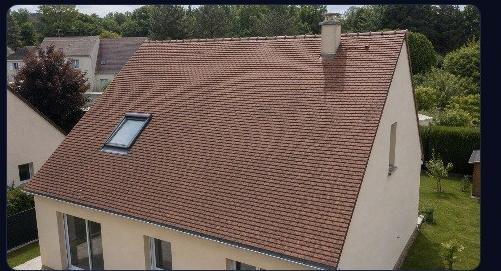
#> input picture sample_roof.jpg, 501 x 271 px
$ python probe_roof.py
#> lines starting #> are read from the running program, lines starting #| are printed output that depends on the picture
import numpy as np
from PIL import Image
img = np.array(Image.open('sample_roof.jpg').convert('RGB')).astype(int)
h, w, _ = img.shape
#> h = 271; w = 501
print("size", w, h)
#| size 501 271

def stats(y0, y1, x0, x1, label):
#> called with y0 = 0, y1 = 60, x0 = 60, x1 = 440, label = 'top-band'
    reg = img[y0:y1, x0:x1].reshape(-1, 3)
    print(f"{label}: mean RGB={reg.mean(axis=0).round(0)}, std={reg.std(axis=0).round(0)}")
#| top-band: mean RGB=[89. 84. 77.], std=[55. 48. 48.]

stats(0, 60, 60, 440, "top-band")
stats(90, 150, 60, 440, "mid-band")
#| mid-band: mean RGB=[121.  99.  90.], std=[44. 43. 44.]
stats(200, 260, 60, 440, "bottom-band")
#| bottom-band: mean RGB=[125. 108.  94.], std=[40. 40. 41.]

def skyfrac(y0, y1):
    reg = img[y0:y1]
    b = reg[:, :, 2].astype(int)
    r = reg[:, :, 0].astype(int)
    g = reg[:, :, 1].astype(int)
    blue = (b > r + 15) & (b > g + 10)
    return blue.mean()

for y in range(0, h - 20, 40):
    print("skyfrac row", y, round(float(skyfrac(y, y + 40)), 3))
#> this loop made 7 passes
#> pass 1, in skyfrac, `reg = img[y0:y1]`:
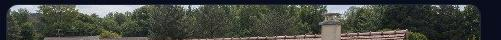
#> reg: shape (40, 501, 3) int64; mean R, G, B 65.3, 68.7, 63.2
#> pass 1, in skyfrac, `b = reg[:, :, 2].astype(int)`:
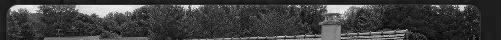
#> b: shape (40, 501) int64; min 0, max 255, mean 63.2
#> pass 1, in skyfrac, `r = reg[:, :, 0].astype(int)`:
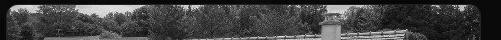
#> r: shape (40, 501) int64; min 0, max 248, mean 65.3
